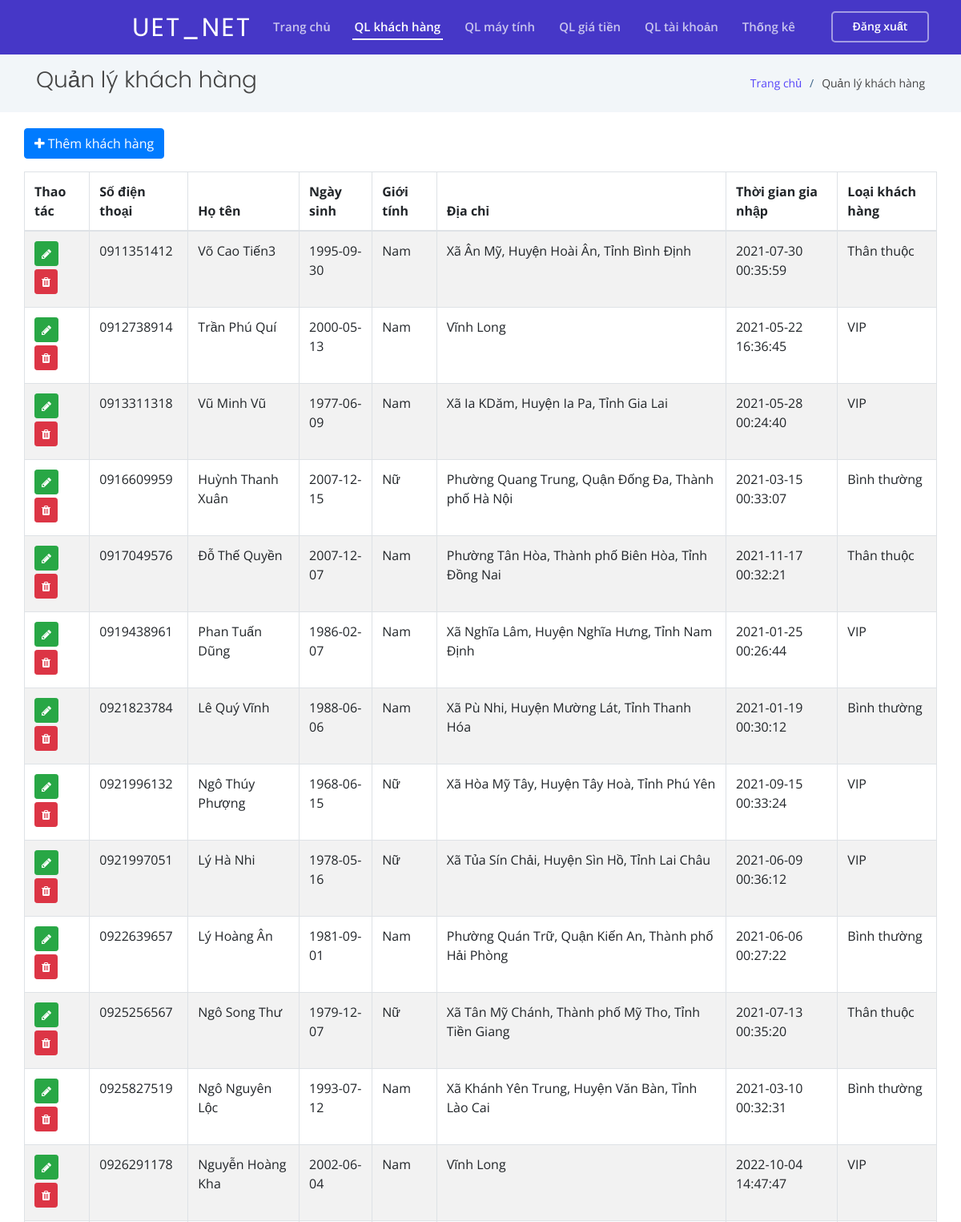
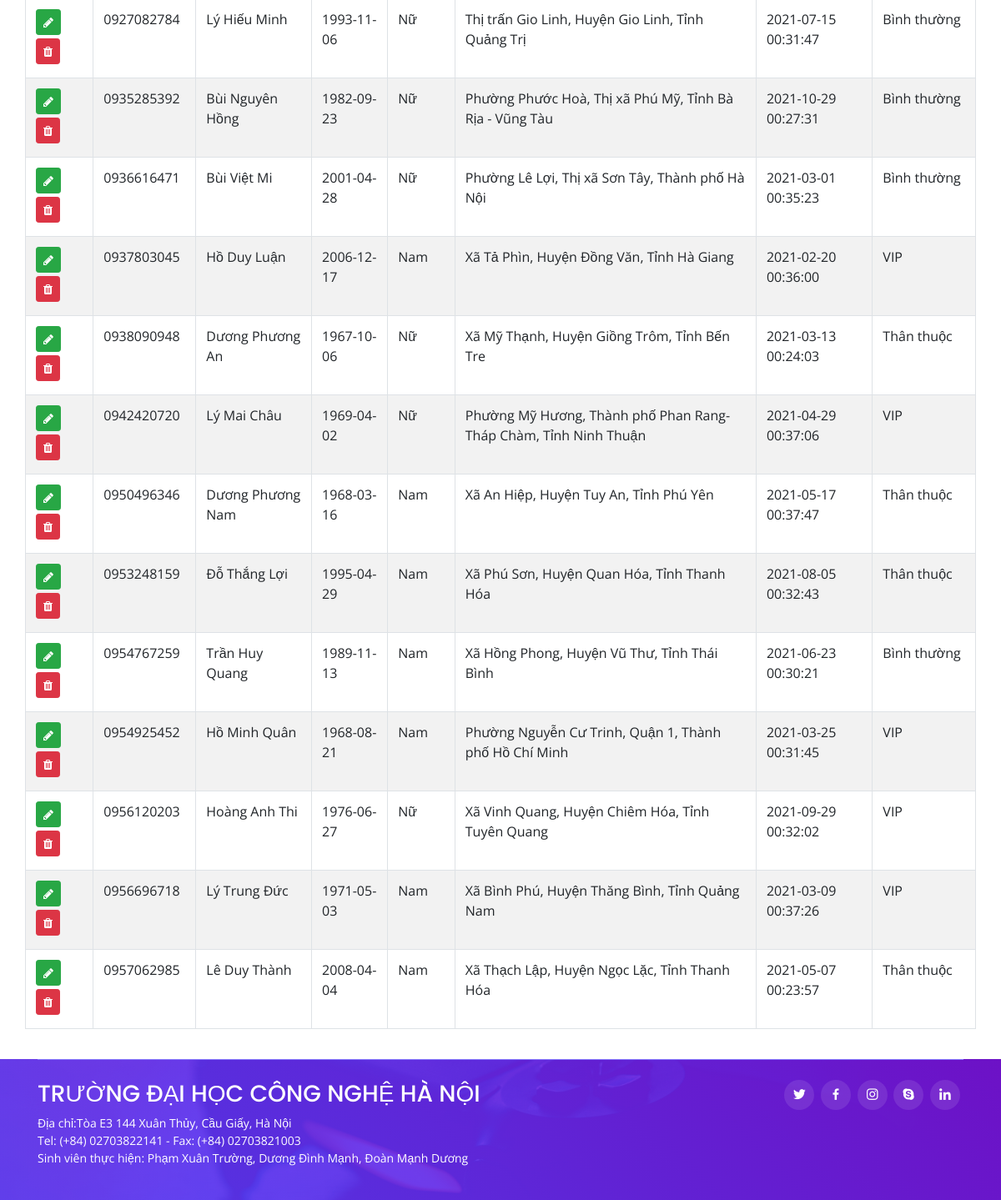
Page /ql-khach-hang.php (signed in) on the earlier database version (2 pictures, top to bottom).
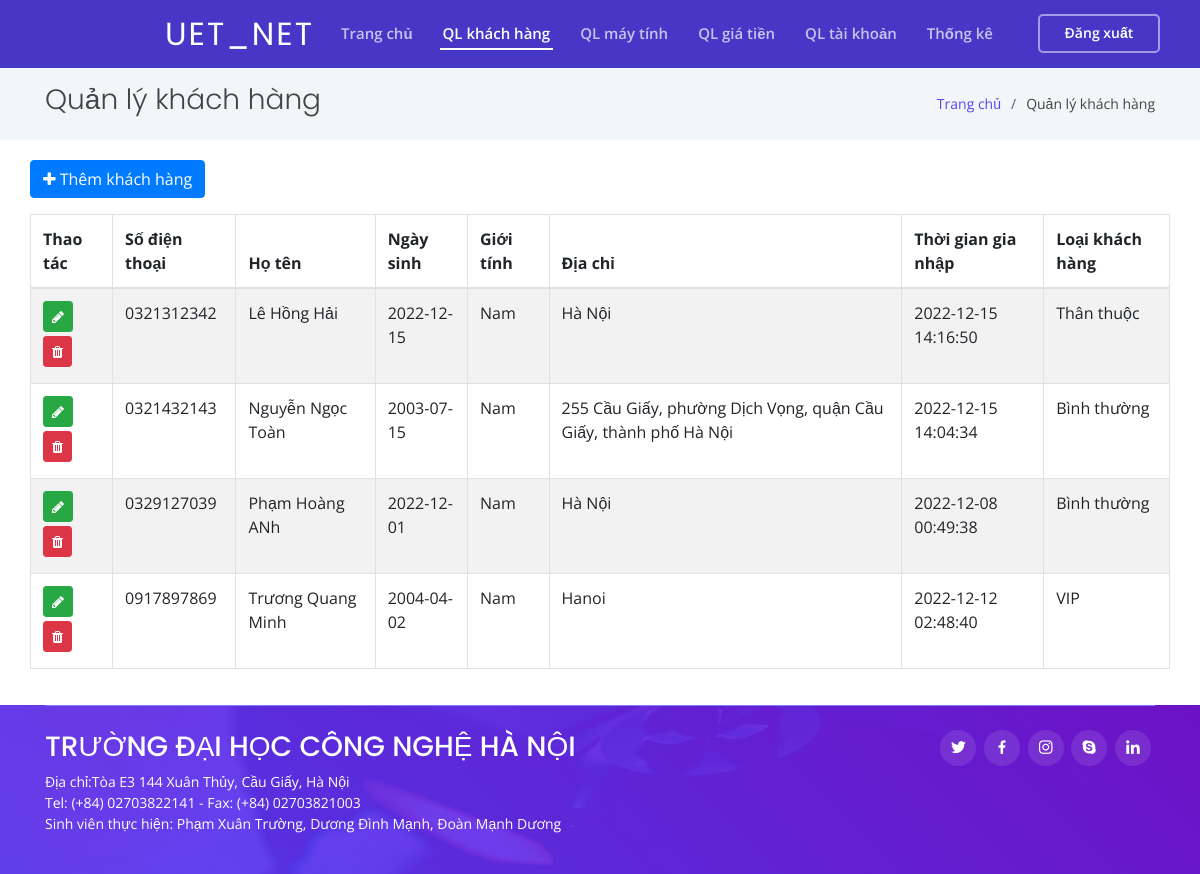
Same page on the later database version.
### tables this page shows
CREATE TABLE `thongtinkhachhang` (
  `sdt` char(10) NOT NULL COMMENT 'khóa chính',
  `hoten` varchar(255) NOT NULL,
  `ngaysinh` date DEFAULT NULL COMMENT 'ngày/tháng/năm sinh KH',
  `diachi` varchar(255) DEFAULT NULL COMMENT 'địa chỉ KH',
  `thoigiandangky` timestamp NOT NULL DEFAULT current_timestamp() COMMENT 'thời gian đăng ký KH',
  `loaikhachhang` varchar(16) NOT NULL DEFAULT 'binhthuong' COMMENT 'KH bình thường/thân thuộc/VIP',
  `gioitinh` varchar(3) DEFAULT NULL COMMENT 'giới tính KH'
);

### ql-khach-hang.php (the view, shortened to what this page needs)
<?php
require_once('./include/function.php');
require_once('./header.php');
$querykhachhang = mysqli_query($conn, "SELECT * FROM `thongtinkhachhang` WHERE 1");
?>
<div class="row">
    <button id="submit" class="btn btn-primary mb-3" data-toggle="modal" data-target="#exampleModal" data-title="Thêm thông tin khách hàng" data-type="insert"><i class="fa fa-plus"></i> Thêm khách hàng</button>
    <table id="datatable" style="width:100%" class="table table-striped table-bordered">
        <thead>
            <tr>
                <th>Thao tác</th>
                <th>Số điện thoại</th>
                <th>Họ tên</th>
                <th>Ngày sinh</th>
                <th>Giới tính</th>
                <th>Địa chỉ</th>
                <th>Thời gian gia nhập</th>
                <th>Loại khách hàng</th>
            </tr>
        </thead>
        <tbody>
            <?php
            if ($querykhachhang && $querykhachhang->num_rows > 0) {
                while ($row = mysqli_fetch_assoc($querykhachhang)) {
            ?>
                    <tr>
                    <td>
                            <a href="#" class="btn btn-sm btn-success mb-1" title="Sửa" data-toggle="modal" data-target="#exampleModal" data-title="Cập nhật thông tin khách hàng" data-type="update" data-sdt="<?= $row['sdt'] ?>" data-hoten="<?= $row['hoten'] ?>" data-ngaysinh="<?= $row['ngaysinh'] ?>" data-gioitinh="<?= $row['gioitinh'] ?>" data-diachi="<?= $row['diachi'] ?>" data-thoigiandangky="<?= $row['thoigiandangky'] ?>" data-loaikhachhang="<?= $row['loaikhachhang'] ?>">
                                <i class="fa fa-pencil"></i>
                            </a>
                            <a href="#" class="btn btn-sm btn-danger mb-1" title="Xóa" data-toggle="modal" data-target="#exampleModal2" data-hoten="<?= $row['hoten'] ?>" data-sdt="<?= $row['sdt'] ?>">
                                <i class="fa fa-trash"></i>
                            </a>
                        </td>
                        <td><?= $row['sdt'] ?></td>
                        <td><?= $row['hoten'] ?></td>
                        <td><?= $row['ngaysinh'] ?></td>
                        <td><?= $row['gioitinh'] ?></td>
                        <td><?= $row['diachi'] ?></td>
                        <td><?= $row['thoigiandangky'] ?></td>
                        <td><?= $row['loaikhachhang'] ?></td>
                    </tr>
            <?php
                }
            }
            ?>
        </tbody>
    </table>
</div>
<?php
require_once('./footer.php');
?>

Differences in the rows shown:
removed thongtinkhachhang: sdt "0911351412", hoten "Võ Cao Tiến3", ngaysinh "1995-09-30", gioitinh "Nam", diachi "Xã Ân Mỹ, Huyện Hoài Ân, Tỉnh Bình Định", thoigiandangky "2021-07-30 00:35:59", loaikhachhang "Thân thuộc"
removed thongtinkhachhang: sdt "0912738914", hoten "Trần Phú Quí", ngaysinh "2000-05-13", gioitinh "Nam", diachi "Vĩnh Long", thoigiandangky "2021-05-22 16:36:45", loaikhachhang "VIP"
removed thongtinkhachhang: sdt "0913311318", hoten "Vũ Minh Vũ", ngaysinh "1977-06-09", gioitinh "Nam", diachi "Xã Ia KDăm, Huyện Ia Pa, Tỉnh Gia Lai", thoigiandangky "2021-05-28 00:24:40", loaikhachhang "VIP"
removed thongtinkhachhang: sdt "0916609959", hoten "Huỳnh Thanh Xuân", ngaysinh "2007-12-15", gioitinh "Nữ", diachi "Phường Quang Trung, Quận Đống Đa, Thành phố Hà Nội", thoigiandangky "2021-03-15 00:33:07", loaikhachhang "Bình thường"
removed thongtinkhachhang: sdt "0917049576", hoten "Đỗ Thế Quyền", ngaysinh "2007-12-07", gioitinh "Nam", diachi "Phường Tân Hòa, Thành phố Biên Hòa, Tỉnh Đồng Nai", thoigiandangky "2021-11-17 00:32:21", loaikhachhang "Thân thuộc"
removed thongtinkhachhang: sdt "0919438961", hoten "Phan Tuấn Dũng", ngaysinh "1986-02-07", gioitinh "Nam", diachi "Xã Nghĩa Lâm, Huyện Nghĩa Hưng, Tỉnh Nam Định", thoigiandangky "2021-01-25 00:26:44", loaikhachhang "VIP"
removed thongtinkhachhang: sdt "0921823784", hoten "Lê Quý Vĩnh", ngaysinh "1988-06-06", gioitinh "Nam", diachi "Xã Pù Nhi, Huyện Mường Lát, Tỉnh Thanh Hóa", thoigiandangky "2021-01-19 00:30:12", loaikhachhang "Bình thường"
removed thongtinkhachhang: sdt "0921996132", hoten "Ngô Thúy Phượng", ngaysinh "1968-06-15", gioitinh "Nữ", diachi "Xã Hòa Mỹ Tây, Huyện Tây Hoà, Tỉnh Phú Yên", thoigiandangky "2021-09-15 00:33:24", loaikhachhang "VIP"
removed thongtinkhachhang: sdt "0921997051", hoten "Lý Hà Nhi", ngaysinh "1978-05-16", gioitinh "Nữ", diachi "Xã Tủa Sín Chải, Huyện Sìn Hồ, Tỉnh Lai Châu", thoigiandangky "2021-06-09 00:36:12", loaikhachhang "VIP"
removed thongtinkhachhang: sdt "0922639657", hoten "Lý Hoàng Ân", ngaysinh "1981-09-01", gioitinh "Nam", diachi "Phường Quán Trữ, Quận Kiến An, Thành phố Hải Phòng", thoigiandangky "2021-06-06 00:27:22", loaikhachhang "Bình thường"
removed thongtinkhachhang: sdt "0925256567", hoten "Ngô Song Thư", ngaysinh "1979-12-07", gioitinh "Nữ", diachi "Xã Tân Mỹ Chánh, Thành phố Mỹ Tho, Tỉnh Tiền Giang", thoigiandangky "2021-07-13 00:35:20", loaikhachhang "Thân thuộc"
removed thongtinkhachhang: sdt "0925827519", hoten "Ngô Nguyên Lộc", ngaysinh "1993-07-12", gioitinh "Nam", diachi "Xã Khánh Yên Trung, Huyện Văn Bàn, Tỉnh Lào Cai", thoigiandangky "2021-03-10 00:32:31", loaikhachhang "Bình thường"
removed thongtinkhachhang: sdt "0926291178", hoten "Nguyễn Hoàng Kha", ngaysinh "2002-06-04", gioitinh "Nam", diachi "Vĩnh Long", thoigiandangky "2022-10-04 14:47:47", loaikhachhang "VIP"
removed thongtinkhachhang: sdt "0927082784", hoten "Lý Hiếu Minh", ngaysinh "1993-11-06", gioitinh "Nữ", diachi "Thị trấn Gio Linh, Huyện Gio Linh, Tỉnh Quảng Trị", thoigiandangky "2021-07-15 00:31:47", loaikhachhang "Bình thường"
removed thongtinkhachhang: sdt "0935285392", hoten "Bùi Nguyên Hồng", ngaysinh "1982-09-23", gioitinh "Nữ", diachi "Phường Phước Hoà, Thị xã Phú Mỹ, Tỉnh Bà Rịa - Vũng Tàu", thoigiandangky "2021-10-29 00:27:31", loaikhachhang "Bình thường"
removed thongtinkhachhang: sdt "0936616471", hoten "Bùi Việt Mi", ngaysinh "2001-04-28", gioitinh "Nữ", diachi "Phường Lê Lợi, Thị xã Sơn Tây, Thành phố Hà Nội", thoigiandangky "2021-03-01 00:35:23", loaikhachhang "Bình thường"
removed thongtinkhachhang: sdt "0937803045", hoten "Hồ Duy Luận", ngaysinh "2006-12-17", gioitinh "Nam", diachi "Xã Tả Phìn, Huyện Đồng Văn, Tỉnh Hà Giang", thoigiandangky "2021-02-20 00:36:00", loaikhachhang "VIP"
removed thongtinkhachhang: sdt "0938090948", hoten "Dương Phương An", ngaysinh "1967-10-06", gioitinh "Nữ", diachi "Xã Mỹ Thạnh, Huyện Giồng Trôm, Tỉnh Bến Tre", thoigiandangky "2021-03-13 00:24:03", loaikhachhang "Thân thuộc"
removed thongtinkhachhang: sdt "0942420720", hoten "Lý Mai Châu", ngaysinh "1969-04-02", gioitinh "Nữ", diachi "Phường Mỹ Hương, Thành phố Phan Rang-Tháp Chàm, Tỉnh Ninh Thuận", thoigiandangky "2021-04-29 00:37:06", loaikhachhang "VIP"
removed thongtinkhachhang: sdt "0950496346", hoten "Dương Phương Nam", ngaysinh "1968-03-16", gioitinh "Nam", diachi "Xã An Hiệp, Huyện Tuy An, Tỉnh Phú Yên", thoigiandangky "2021-05-17 00:37:47", loaikhachhang "Thân thuộc"
removed thongtinkhachhang: sdt "0953248159", hoten "Đỗ Thắng Lợi", ngaysinh "1995-04-29", gioitinh "Nam", diachi "Xã Phú Sơn, Huyện Quan Hóa, Tỉnh Thanh Hóa", thoigiandangky "2021-08-05 00:32:43", loaikhachhang "Thân thuộc"
removed thongtinkhachhang: sdt "0954767259", hoten "Trần Huy Quang", ngaysinh "1989-11-13", gioitinh "Nam", diachi "Xã Hồng Phong, Huyện Vũ Thư, Tỉnh Thái Bình", thoigiandangky "2021-06-23 00:30:21", loaikhachhang "Bình thường"
removed thongtinkhachhang: sdt "0954925452", hoten "Hồ Minh Quân", ngaysinh "1968-08-21", gioitinh "Nam", diachi "Phường Nguyễn Cư Trinh, Quận 1, Thành phố Hồ Chí Minh", thoigiandangky "2021-03-25 00:31:45", loaikhachhang "VIP"
removed thongtinkhachhang: sdt "0956120203", hoten "Hoàng Anh Thi", ngaysinh "1976-06-27", gioitinh "Nữ", diachi "Xã Vinh Quang, Huyện Chiêm Hóa, Tỉnh Tuyên Quang", thoigiandangky "2021-09-29 00:32:02", loaikhachhang "VIP"
removed thongtinkhachhang: sdt "0956696718", hoten "Lý Trung Ðức", ngaysinh "1971-05-03", gioitinh "Nam", diachi "Xã Bình Phú, Huyện Thăng Bình, Tỉnh Quảng Nam", thoigiandangky "2021-03-09 00:37:26", loaikhachhang "VIP"
removed thongtinkhachhang: sdt "0957062985", hoten "Lê Duy Thành", ngaysinh "2008-04-04", gioitinh "Nam", diachi "Xã Thạch Lập, Huyện Ngọc Lặc, Tỉnh Thanh Hóa", thoigiandangky "2021-05-07 00:23:57", loaikhachhang "Thân thuộc"
added thongtinkhachhang: sdt "0321312342", hoten "Lê Hồng Hải", ngaysinh "2022-12-15", gioitinh "Nam", diachi "Hà Nội", thoigiandangky "2022-12-15 14:16:50", loaikhachhang "Thân thuộc"
added thongtinkhachhang: sdt "0321432143", hoten "Nguyễn Ngọc Toàn", ngaysinh "2003-07-15", gioitinh "Nam", diachi "255 Cầu Giấy, phường Dịch Vọng, quận Cầu Giấy, thành phố Hà Nội", thoigiandangky "2022-12-15 14:04:34", loaikhachhang "Bình thường"
added thongtinkhachhang: sdt "0329127039", hoten "Phạm Hoàng ANh", ngaysinh "2022-12-01", gioitinh "Nam", diachi "Hà Nội", thoigiandangky "2022-12-08 00:49:38", loaikhachhang "Bình thường"
added thongtinkhachhang: sdt "0917897869", hoten "Trương Quang Minh", ngaysinh "2004-04-02", gioitinh "Nam", diachi "Hanoi", thoigiandangky "2022-12-12 02:48:40", loaikhachhang "VIP"
